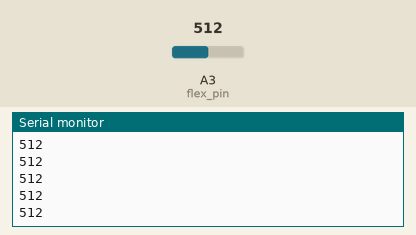
Recording of a sketch running on a simulated Arduino Uno, built with avr-gcc and run on an emulated ATmega328P. Parts: the last lines printed to the serial monitor. The test bench sets the inputs (shaded band); at power-on: A3 (flex_pin) = 512.

Above: at 1.2 s.
1.3 s: A3 (flex_pin) set to 716
At 1.9 s:
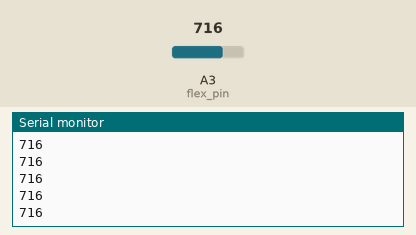
2.8 s: A3 (flex_pin) set to 900
At 3.7 s:
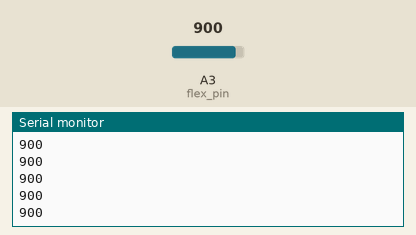
Timing chart, 0 to 5.8 s (numbered marks = the images above; inputs shaded):
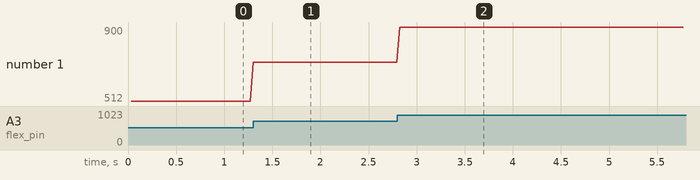

The sketch:

Flex-basic.ino
```cpp
/*
  Code for reading the input from a Force Sensitive Resistor

 Programmed by Nathan Villicana-Shaw in the Fall of 2017 for
 the California College of the Arts Interaction Design department.

 PLEASE NOTE:
 The Flex sensor needs to have a pull-up or pull-down resistor which is connected to the same node
 as the Arduinos flex_pin

 */

const int flex_pin = A3;

// to keep track of time
const unsigned long polling_delay = 30; // the number of ms between readings
unsigned long last_poll = 0; // the last time the soft pot was read

int flex_reading = 0;

void setup() {
  pinMode(flex_pin, INPUT);
  Serial.begin(57600);
}

void loop() {
  unsigned long now = millis();
  if (now > last_poll + polling_delay) {
    /* consider using a combination of constrain() followed by map()
     if the values are hard to manage */
    flex_reading = analogRead(flex_pin);
    Serial.println(flex_reading);
    last_poll = now;
  }
}
```

Measured:
- after the input at 1.3 s, the serial monitor: prints a new line at once (image 1)
- after the input at 2.8 s, the serial monitor: prints a new line at once (image 2)
- plotted number 1: 512 → 716 after the input at 1.3 s, 716 → 900 after the input at 2.8 s
